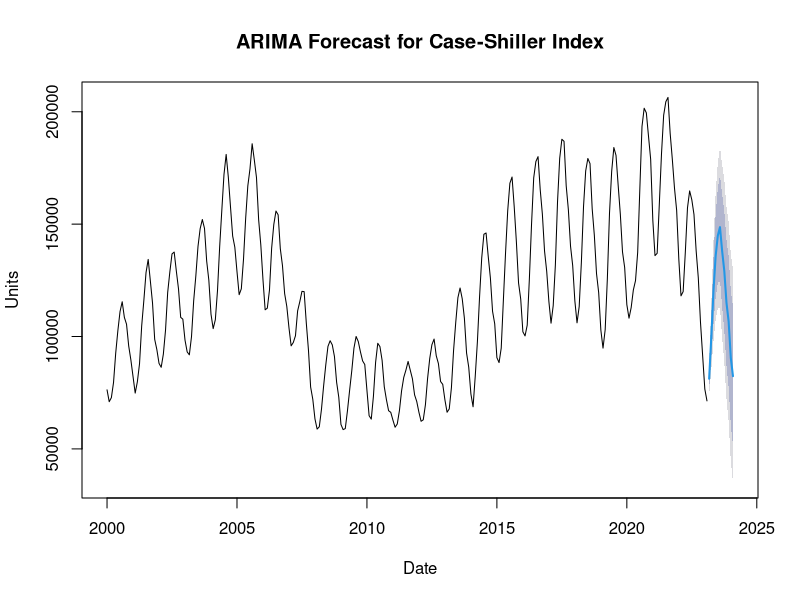
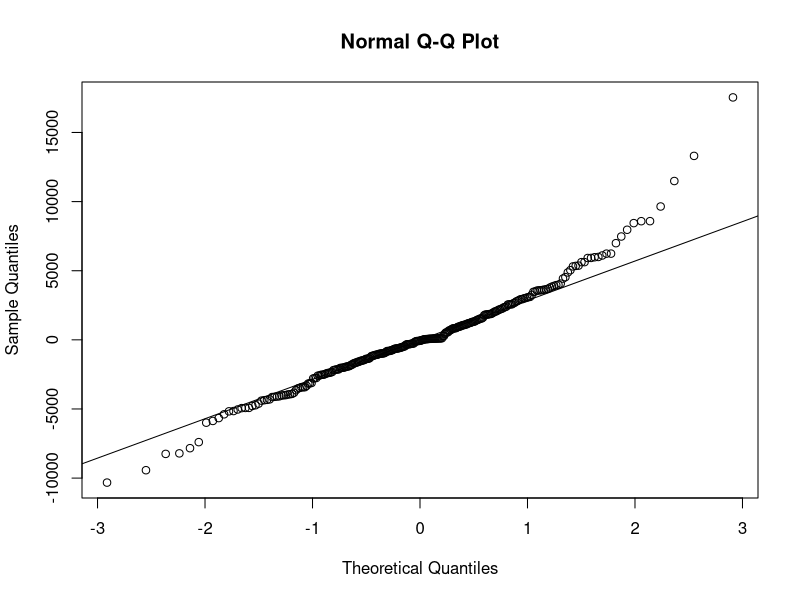
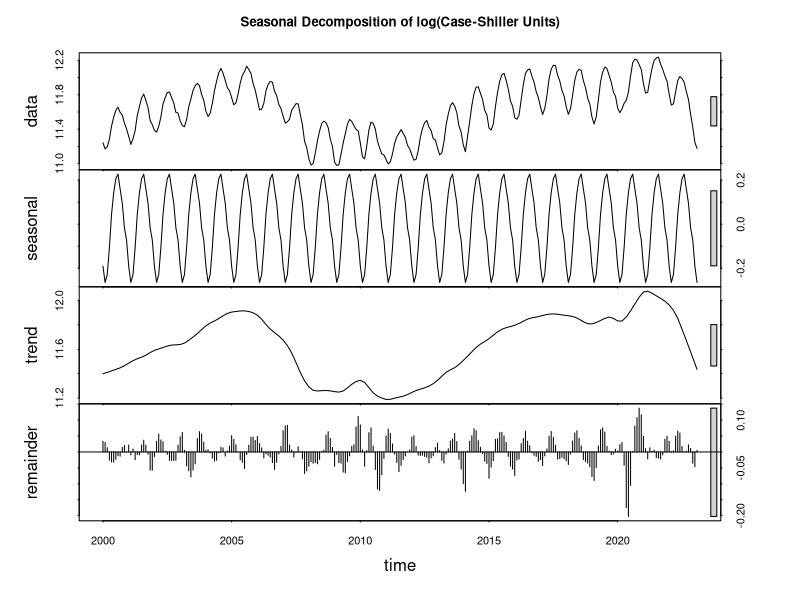
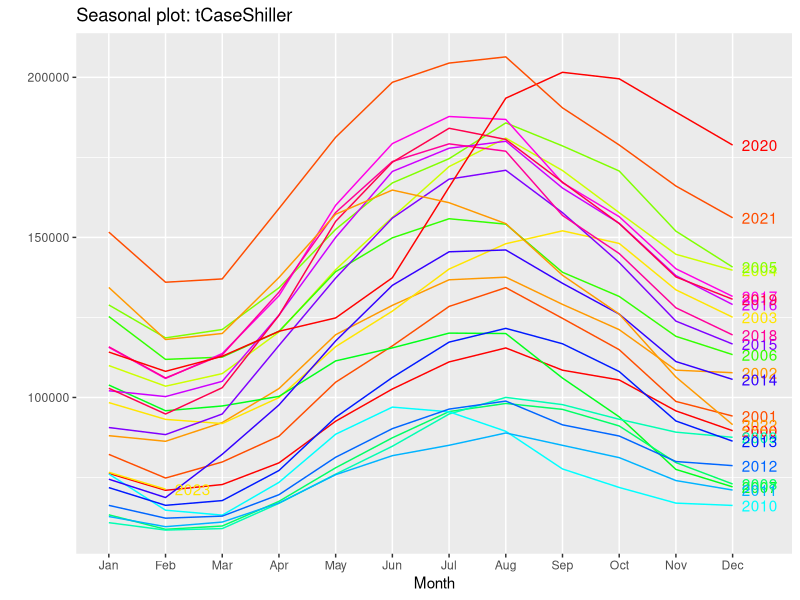
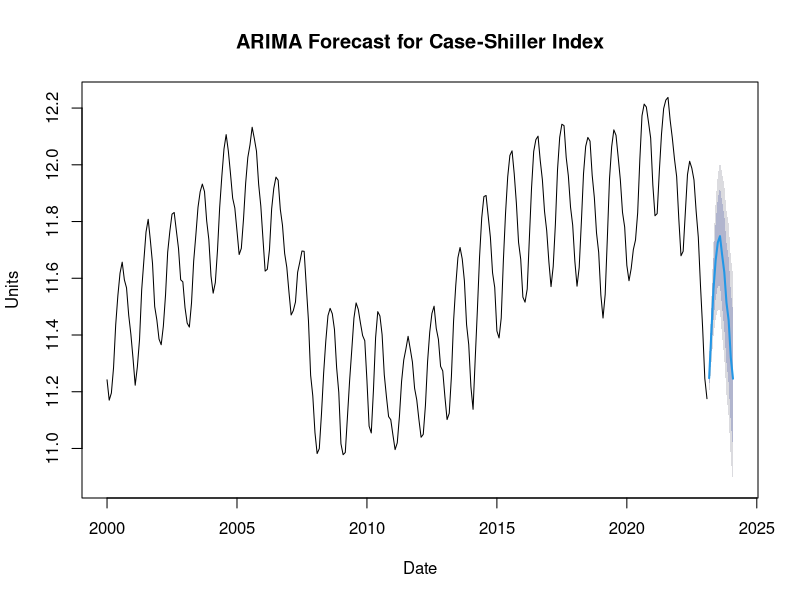

These charts were generated, in order, by the following R code:
# Import necessary libraries 
library(tidyverse)
library(forecast)
library(tseries)

# Import Data
CaseShiller <- read.csv("SPCS20RPSNSA.csv")

# Check data import
head(CaseShiller)

# Change name of data column to Units
names(CaseShiller)[2] <- "Units"

# Creates a Units Object as intermediate to transform into time series
CSUnits <- CaseShiller$Units

# Creates Time Series Object that starts in January 2000 with a monthly frequency
tCaseShiller <- ts(CSUnits, start = c(2000, 1), frequency = 12)

# Check Data Transformation
tCaseShiller

# Automatically create ARIMA model
fit <- auto.arima(tCaseShiller)
fit

## Check Accuracy
# Margin of error, Root mean square error, Mean absolute error, Mean percentage error,
# Mean absolute percentage error, Mean absolute scaled error, autocorrelation errors at lag 1'
accuracy(fit)

# Create a Simple Plot with a forecast for the next year
plot(forecast(fit, 12), xlab = "Date", ylab = "Units", main = "ARIMA Forecast for Case-Shiller Index")

# Get table of forecasted values. Check back next year to see whether this was close!
pred_values <- forecast(fit, 12)
pred_values

# Check assumptions of normality & Autocorrelation
qqnorm(fit$residuals)
qqline(fit$residuals)
Box.test(fit$residuals, type = "Ljung-Box")
# Has high p-value, so autocorrelations not significantly different than 0
# There are a few possible outliers, but most of the data is pretty normally distributed

# Transform time series to log scale
ltCaseShiller <- log(tCaseShiller)

# check it worked
head(ltCaseShiller)

# Create new fit on log scale series for seasonal decomposition
fit2 <- stl(ltCaseShiller, s.window = "period")

# Plot Seasonal Decomposition
plot(fit2, main = "Seasonal Decomposition of log(Case-Shiller Units)")

# Create a Season Plot
ggseasonplot(tCaseShiller, year.labels = TRUE, col = rainbow(20))

# Automatically create ARIMA model
fit3 <- auto.arima(ltCaseShiller)
fit3

# Check Accuracy
fitAccuracy <- data.frame(accuracy(fit))
fitAccuracy2 <- data.frame(accuracy(fit3))
fitAccuracyFinal <- rbind(fitAccuracy, fitAccuracy2)
fitAccuracyFinal

# Create a Simple Plot with a logged forecast for the next year
plot(forecast(fit3, 12), xlab = "Date", ylab = "Units", main = "ARIMA Forecast for Case-Shiller Index")

# Get table of forecasted values. Check back next year to see whether this was close!
# Original Data
pred_values <- data.frame(forecast(fit, 12))

# Log transformed data
pred_values2 <- data.frame(forecast(fit3, 12))
pred_values2[,1:5] <- exp(pred_values2[,1:5])

# Merge forecast predictions!
mergedDF <- data.frame(Date = rownames(pred_values), Original_Data_Forecast = pred_values$Point.Forecast, Log_Transformed_Data_Forecast = pred_values2$Point.Forecast, Difference = round(pred_values$Point.Forecast - pred_values2$Point.Forecast, 2))
mergedDF


